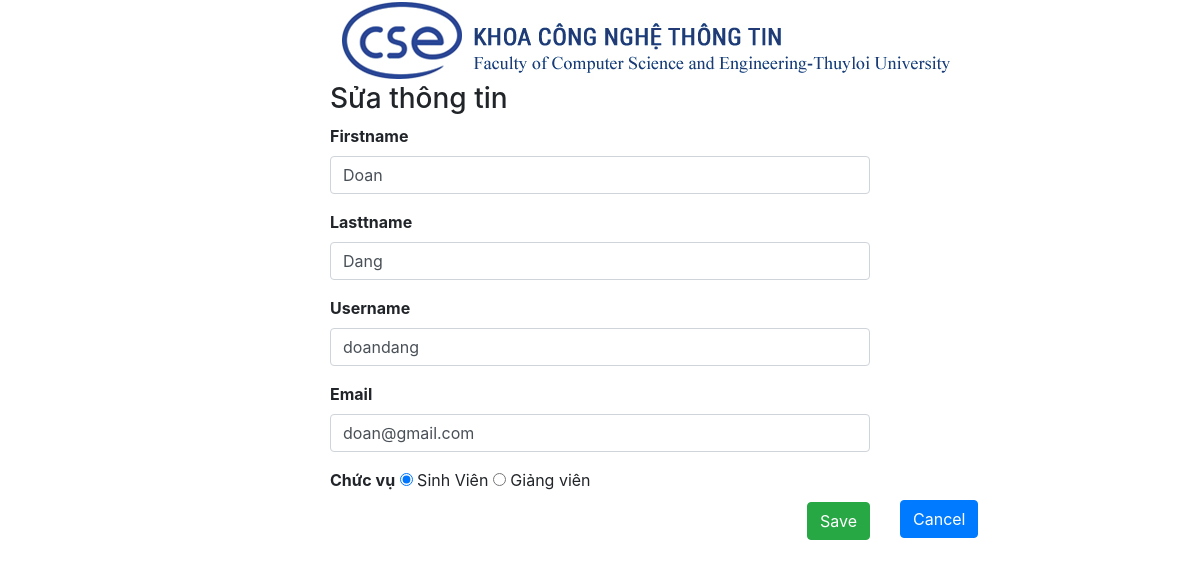
The app's page /admin/edit.php?id=2 with its own data.
### tables this page shows
CREATE TABLE `users` (
  `id` int(11) NOT NULL,
  `firstname` varchar(80) NOT NULL,
  `lastname` varchar(80) NOT NULL,
  `username` varchar(50) NOT NULL,
  `email` varchar(50) NOT NULL,
  `password` varchar(255) NOT NULL,
  `level` int(11) NOT NULL
);

### admin/edit.php (the view, shortened to what this page needs)
<!doctype html>
<html lang="en">
<head>
    <link rel="stylesheet" href="https://stackpath.bootstrapcdn.com/bootstrap/4.3.1/css/bootstrap.min.css"
>
    <link rel="stylesheet" href="css/style.css">
</head>
<body>
    <?php
    include('config.php');
    $id = $_GET['id'];
    $sql = "SELECT * FROM users WHERE id ='$id'";
    $query = mysqli_query($conn, $sql);
    $row = mysqli_fetch_assoc($query);
    ?>
    <div class="container">
        <div class="row">
            <div class="col-xs-3 col-sm-3 ">
            </div>
            <div class="col-xs-6 col-sm-6 ">
       <img src="../imgs/logo.jpg" alt="">
            <h3>Sửa thông tin</h3>
                <form method="POST" action="config_edit.php">
                    <label for="fname">Firstname</label> <br>
                    <input type="text" class="form-control" name="fname" value="<?php echo $row['firstname'] ; ?>">
                    <label for="lname">Lasttname</label> <br>
                    <input type="text" class="form-control" name="lname" value="<?php echo $row['lastname'] ; ?>">
                    <label for="username">Username</label> <br>
                    <input type="text" class="form-control" name="username" value="<?php echo $row['username'] ; ?>">
                    <label for="username">Email</label> <br>
                    <input type="email" class="form-control" name="email" value="<?php echo $row['email'] ; ?>">
                    <label for="chucvu">Chức vụ</label>
                    <?php if($row['level'] == 1){?>
                    <input type="radio" name="rdCV" value="1" checked> Sinh Viên
                    <input type="radio" name="rdCv" value="2"> Giảng viên
                    <?php }else{ ?>
                    <input type="radio" name="rdCv" value="1"> Sinh Viên
                    <input type="radio" name="rdCV" value="2" checked> Giảng Viên
                    <?php } ?>
                    <br>
                    <button type="submit" class="btn btn-success" >Save</button>
                </form>
            </div>
            <div class="col-xs-3 col-sm-3 ">
            <a class="btn btn-primary" href="index.php" role="button" style="margin-top: 500px;">Cancel</a>
            </div>
        </div>
</body>
</html>

### admin/css/style.css (style rules this page uses)
input { margin: 0 0 1rem 0; border-radius: 5px; }
label { font-weight: bold; }
a:link { text-decoration: none; }
button { background-color: rgb(21, 230, 66); border-radius: 5px; float: right; }

### records on screen
users: fname "Doan", lname "Dang", username "doandang", email "doan@gmail.com"
